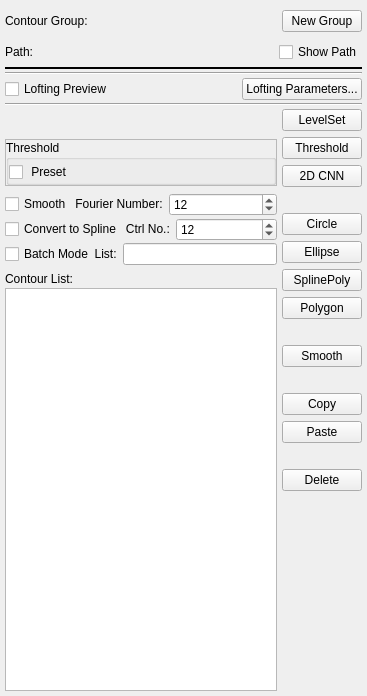
<?xml version="1.0" encoding="UTF-8"?>
<ui version="4.0">
 <class>svMLSeg2DEdit</class>
 <widget class="QWidget" name="svMLSeg2DEdit">
  <property name="geometry">
   <rect>
    <x>0</x>
    <y>0</y>
    <width>367</width>
    <height>696</height>
   </rect>
  </property>
  <property name="windowTitle">
   <string>Form</string>
  </property>
  <layout class="QVBoxLayout" name="verticalLayout">
   <property name="spacing">
    <number>0</number>
   </property>
   <property name="leftMargin">
    <number>5</number>
   </property>
   <property name="topMargin">
    <number>5</number>
   </property>
   <property name="rightMargin">
    <number>5</number>
   </property>
   <property name="bottomMargin">
    <number>0</number>
   </property>
   <item>
    <widget class="QWidget" name="widget_5" native="true">
     <layout class="QGridLayout" name="gridLayout">
      <property name="leftMargin">
       <number>0</number>
      </property>
      <property name="topMargin">
       <number>5</number>
      </property>
      <property name="rightMargin">
       <number>0</number>
      </property>
      <property name="bottomMargin">
       <number>5</number>
      </property>
      <property name="spacing">
       <number>5</number>
      </property>
      <item row="0" column="0">
       <widget class="QLabel" name="label_16">
        <property name="sizePolicy">
         <sizepolicy hsizetype="Fixed" vsizetype="Preferred">
          <horstretch>0</horstretch>
          <verstretch>0</verstretch>
         </sizepolicy>
        </property>
        <property name="text">
         <string>Contour Group:</string>
        </property>
       </widget>
      </item>
      <item row="0" column="1">
       <widget class="QLabel" name="labelGroupName">
        <property name="text">
         <string/>
        </property>
       </widget>
      </item>
      <item row="0" column="2">
       <widget class="QPushButton" name="btnNewGroup">
        <property name="sizePolicy">
         <sizepolicy hsizetype="Fixed" vsizetype="Fixed">
          <horstretch>0</horstretch>
          <verstretch>0</verstretch>
         </sizepolicy>
        </property>
        <property name="text">
         <string>New Group</string>
        </property>
       </widget>
      </item>
     </layout>
    </widget>
   </item>
   <item>
    <widget class="QWidget" name="widget_4" native="true">
     <layout class="QGridLayout" name="gridLayout_2">
      <property name="leftMargin">
       <number>0</number>
      </property>
      <property name="topMargin">
       <number>5</number>
      </property>
      <property name="rightMargin">
       <number>0</number>
      </property>
      <property name="bottomMargin">
       <number>5</number>
      </property>
      <property name="spacing">
       <number>5</number>
      </property>
      <item row="0" column="1">
       <widget class="QLabel" name="labelPathName">
        <property name="text">
         <string/>
        </property>
       </widget>
      </item>
      <item row="0" column="0">
       <widget class="QLabel" name="label_6">
        <property name="sizePolicy">
         <sizepolicy hsizetype="Fixed" vsizetype="Preferred">
          <horstretch>0</horstretch>
          <verstretch>0</verstretch>
         </sizepolicy>
        </property>
        <property name="text">
         <string>Path:</string>
        </property>
       </widget>
      </item>
      <item row="0" column="2">
       <widget class="QCheckBox" name="checkBoxShowPath">
        <property name="sizePolicy">
         <sizepolicy hsizetype="Fixed" vsizetype="Fixed">
          <horstretch>0</horstretch>
          <verstretch>0</verstretch>
         </sizepolicy>
        </property>
        <property name="text">
         <string>Show Path</string>
        </property>
       </widget>
      </item>
     </layout>
    </widget>
   </item>
   <item>
    <widget class="Line" name="line">
     <property name="frameShadow">
      <enum>QFrame::Plain</enum>
     </property>
     <property name="lineWidth">
      <number>2</number>
     </property>
     <property name="midLineWidth">
      <number>1</number>
     </property>
     <property name="orientation">
      <enum>Qt::Horizontal</enum>
     </property>
    </widget>
   </item>
   <item>
    <widget class="QWidget" name="widget_6" native="true">
     <layout class="QHBoxLayout" name="horizontalLayout_8">
      <property name="spacing">
       <number>0</number>
      </property>
      <property name="leftMargin">
       <number>0</number>
      </property>
      <property name="topMargin">
       <number>0</number>
      </property>
      <property name="rightMargin">
       <number>0</number>
      </property>
      <property name="bottomMargin">
       <number>2</number>
      </property>
      <item>
       <widget class="svResliceSlider" name="resliceSlider" native="true"/>
      </item>
     </layout>
    </widget>
   </item>
   <item>
    <widget class="Line" name="line_2">
     <property name="orientation">
      <enum>Qt::Horizontal</enum>
     </property>
    </widget>
   </item>
   <item>
    <widget class="QWidget" name="widget_7" native="true">
     <layout class="QHBoxLayout" name="horizontalLayout_9">
      <property name="spacing">
       <number>0</number>
      </property>
      <property name="leftMargin">
       <number>0</number>
      </property>
      <property name="topMargin">
       <number>3</number>
      </property>
      <property name="rightMargin">
       <number>0</number>
      </property>
      <property name="bottomMargin">
       <number>3</number>
      </property>
      <item>
       <widget class="QCheckBox" name="checkBoxLoftingPreview">
        <property name="toolTip">
         <string>Switch on to create a lofted surface from the group</string>
        </property>
        <property name="text">
         <string>Lofting Preview</string>
        </property>
       </widget>
      </item>
      <item>
       <widget class="QPushButton" name="btnLoftingOptions">
        <property name="sizePolicy">
         <sizepolicy hsizetype="Fixed" vsizetype="Fixed">
          <horstretch>0</horstretch>
          <verstretch>0</verstretch>
         </sizepolicy>
        </property>
        <property name="text">
         <string>Lofting Parameters...</string>
        </property>
       </widget>
      </item>
     </layout>
    </widget>
   </item>
   <item>
    <widget class="Line" name="line_3">
     <property name="orientation">
      <enum>Qt::Horizontal</enum>
     </property>
    </widget>
   </item>
   <item>
    <widget class="QWidget" name="widget_2" native="true">
     <layout class="QHBoxLayout" name="horizontalLayout">
      <property name="spacing">
       <number>5</number>
      </property>
      <property name="leftMargin">
       <number>0</number>
      </property>
      <property name="topMargin">
       <number>3</number>
      </property>
      <property name="rightMargin">
       <number>0</number>
      </property>
      <property name="bottomMargin">
       <number>5</number>
      </property>
      <item>
       <widget class="QWidget" name="widget" native="true">
        <layout class="QVBoxLayout" name="verticalLayout_3">
         <property name="spacing">
          <number>2</number>
         </property>
         <property name="leftMargin">
          <number>0</number>
         </property>
         <property name="topMargin">
          <number>0</number>
         </property>
         <property name="rightMargin">
          <number>0</number>
         </property>
         <property name="bottomMargin">
          <number>0</number>
         </property>
         <item>
          <widget class="QWidget" name="paramWidget" native="true">
           <layout class="QVBoxLayout" name="paramLayout">
            <property name="spacing">
             <number>30</number>
            </property>
            <property name="leftMargin">
             <number>0</number>
            </property>
            <property name="topMargin">
             <number>0</number>
            </property>
            <property name="rightMargin">
             <number>0</number>
            </property>
            <property name="bottomMargin">
             <number>0</number>
            </property>
            <item>
             <widget class="QFrame" name="lsParamWidgetContainer">
              <property name="frameShape">
               <enum>QFrame::StyledPanel</enum>
              </property>
              <property name="frameShadow">
               <enum>QFrame::Raised</enum>
              </property>
             </widget>
            </item>
            <item>
             <widget class="QFrame" name="thresholdWidgetContainer">
              <property name="frameShape">
               <enum>QFrame::StyledPanel</enum>
              </property>
              <property name="frameShadow">
               <enum>QFrame::Raised</enum>
              </property>
              <layout class="QHBoxLayout" name="horizontalLayout_7">
               <property name="spacing">
                <number>0</number>
               </property>
               <property name="leftMargin">
                <number>0</number>
               </property>
               <property name="topMargin">
                <number>0</number>
               </property>
               <property name="rightMargin">
                <number>0</number>
               </property>
               <property name="bottomMargin">
                <number>0</number>
               </property>
               <item>
                <widget class="QGroupBox" name="thresholdParamWidget">
                 <property name="title">
                  <string>Threshold</string>
                 </property>
                 <property name="flat">
                  <bool>false</bool>
                 </property>
                 <layout class="QHBoxLayout" name="horizontalLayout_2">
                  <property name="spacing">
                   <number>0</number>
                  </property>
                  <property name="leftMargin">
                   <number>0</number>
                  </property>
                  <property name="topMargin">
                   <number>2</number>
                  </property>
                  <property name="rightMargin">
                   <number>0</number>
                  </property>
                  <property name="bottomMargin">
                   <number>0</number>
                  </property>
                  <item>
                   <widget class="QCheckBox" name="checkBoxPresetThreshold">
                    <property name="toolTip">
                     <string>switch on to use a specified value to create a contour.</string>
                    </property>
                    <property name="text">
                     <string> Preset</string>
                    </property>
                   </widget>
                  </item>
                  <item>
                   <widget class="ctkSliderWidget" name="sliderThreshold" native="true">
                    <property name="enabled">
                     <bool>true</bool>
                    </property>
                    <property name="decimals" stdset="0">
                     <number>1</number>
                    </property>
                    <property name="tickInterval" stdset="0">
                     <double>0.000000000000000</double>
                    </property>
                   </widget>
                  </item>
                 </layout>
                </widget>
               </item>
              </layout>
             </widget>
            </item>
           </layout>
          </widget>
         </item>
         <item>
          <widget class="Line" name="line_4">
           <property name="lineWidth">
            <number>0</number>
           </property>
           <property name="orientation">
            <enum>Qt::Horizontal</enum>
           </property>
          </widget>
         </item>
         <item>
          <widget class="QWidget" name="smoothWidget" native="true">
           <layout class="QHBoxLayout" name="horizontalLayout_3">
            <property name="spacing">
             <number>0</number>
            </property>
            <property name="leftMargin">
             <number>0</number>
            </property>
            <property name="topMargin">
             <number>0</number>
            </property>
            <property name="rightMargin">
             <number>0</number>
            </property>
            <property name="bottomMargin">
             <number>0</number>
            </property>
            <item>
             <widget class="QCheckBox" name="checkBoxSmooth">
              <property name="toolTip">
               <string>Switch on to smooth a contour after created by levelset or threshold</string>
              </property>
              <property name="text">
               <string>Smooth   Fourier Number:</string>
              </property>
             </widget>
            </item>
            <item>
             <widget class="QSpinBox" name="spinBoxSmoothNumber">
              <property name="minimum">
               <number>5</number>
              </property>
              <property name="maximum">
               <number>20</number>
              </property>
              <property name="value">
               <number>12</number>
              </property>
             </widget>
            </item>
           </layout>
          </widget>
         </item>
         <item>
          <widget class="QWidget" name="splineWidget" native="true">
           <layout class="QHBoxLayout" name="horizontalLayout_4">
            <property name="spacing">
             <number>0</number>
            </property>
            <property name="leftMargin">
             <number>0</number>
            </property>
            <property name="topMargin">
             <number>0</number>
            </property>
            <property name="rightMargin">
             <number>0</number>
            </property>
            <property name="bottomMargin">
             <number>0</number>
            </property>
            <item>
             <widget class="QCheckBox" name="checkBoxSpline">
              <property name="toolTip">
               <string>Switch on to  converte a contour to a SplinePolygon smooth  after created by levelset or threshold</string>
              </property>
              <property name="text">
               <string>Convert to Spline   Ctrl No.:</string>
              </property>
             </widget>
            </item>
            <item>
             <widget class="QSpinBox" name="spinBoxControlNumber">
              <property name="minimum">
               <number>5</number>
              </property>
              <property name="maximum">
               <number>40</number>
              </property>
              <property name="value">
               <number>12</number>
              </property>
             </widget>
            </item>
           </layout>
          </widget>
         </item>
         <item>
          <widget class="QWidget" name="batchWidget" native="true">
           <layout class="QHBoxLayout" name="horizontalLayout_5">
            <property name="spacing">
             <number>0</number>
            </property>
            <property name="leftMargin">
             <number>0</number>
            </property>
            <property name="topMargin">
             <number>0</number>
            </property>
            <property name="rightMargin">
             <number>0</number>
            </property>
            <property name="bottomMargin">
             <number>0</number>
            </property>
            <item>
             <widget class="QCheckBox" name="checkBoxBatch">
              <property name="toolTip">
               <string>Switch on to enable batch segmentation by levelset or threshold</string>
              </property>
              <property name="text">
               <string>Batch Mode  List:</string>
              </property>
             </widget>
            </item>
            <item>
             <widget class="QLineEdit" name="lineEditBatchList"/>
            </item>
           </layout>
          </widget>
         </item>
         <item>
          <widget class="Line" name="line_5">
           <property name="lineWidth">
            <number>0</number>
           </property>
           <property name="orientation">
            <enum>Qt::Horizontal</enum>
           </property>
          </widget>
         </item>
         <item>
          <widget class="QLabel" name="label">
           <property name="text">
            <string>Contour List:</string>
           </property>
          </widget>
         </item>
         <item>
          <widget class="QListWidget" name="listWidget"/>
         </item>
        </layout>
       </widget>
      </item>
      <item>
       <widget class="QWidget" name="widget_3" native="true">
        <layout class="QVBoxLayout" name="verticalLayout_2">
         <property name="spacing">
          <number>6</number>
         </property>
         <property name="leftMargin">
          <number>0</number>
         </property>
         <property name="topMargin">
          <number>0</number>
         </property>
         <property name="rightMargin">
          <number>0</number>
         </property>
         <property name="bottomMargin">
          <number>0</number>
         </property>
         <item>
          <widget class="QPushButton" name="btnLevelSet">
           <property name="toolTip">
            <string>Click to show the levelset parameter panel.
Click again to create a contour by levelset.
(Shortcut: Ctrl+L)</string>
           </property>
           <property name="text">
            <string>LevelSet</string>
           </property>
           <property name="checkable">
            <bool>false</bool>
           </property>
          </widget>
         </item>
         <item>
          <widget class="QPushButton" name="btnThreshold">
           <property name="toolTip">
            <string>Click to show the threshold parameter panel.

Click again and the button becomes blue (active for interaction). 
Then, you need to move the cursor to a 2D view window, click and hold the left moust button, move up/down, then release to finish a contour.

If &quot;Preset&quot; on,  a contour is created with a specified threshold value, you click the button.

(Shortcut: Ctrl+T)</string>
           </property>
           <property name="text">
            <string>Threshold</string>
           </property>
          </widget>
         </item>
         <item>
          <widget class="QPushButton" name="NNPushButton">
           <property name="text">
            <string>2D CNN</string>
           </property>
          </widget>
         </item>
         <item>
          <widget class="QLabel" name="label_2">
           <property name="text">
            <string/>
           </property>
          </widget>
         </item>
         <item>
          <widget class="QPushButton" name="btnCircle">
           <property name="contextMenuPolicy">
            <enum>Qt::CustomContextMenu</enum>
           </property>
           <property name="toolTip">
            <string>Interactive method:
Click and the button becomes blue (active for interaction).
Then, you need to move the cursor to a 2D view window, click and move to create a contour.

Manual method:
Right click and manually provide center coordiantes and radius.</string>
           </property>
           <property name="text">
            <string>Circle</string>
           </property>
           <property name="checkable">
            <bool>false</bool>
           </property>
           <property name="checked">
            <bool>false</bool>
           </property>
          </widget>
         </item>
         <item>
          <widget class="QPushButton" name="btnEllipse">
           <property name="contextMenuPolicy">
            <enum>Qt::CustomContextMenu</enum>
           </property>
           <property name="toolTip">
            <string>Interactive method:
Click and the button becomes blue (active for interaction).
Then, you need to move the cursor to a 2D view window, click and move to create a contour.

Manual method:
Right click and manually provide center coordiantes and semi-axis lengths.</string>
           </property>
           <property name="text">
            <string>Ellipse</string>
           </property>
          </widget>
         </item>
         <item>
          <widget class="QPushButton" name="btnSplinePoly">
           <property name="contextMenuPolicy">
            <enum>Qt::CustomContextMenu</enum>
           </property>
           <property name="toolTip">
            <string>Interactive method:
Click and the button becomes blue (active for interaction). 
Then, you need to move the cursor to a 2D view window, click and move to add control points, double click or press &quot;F&quot; to finish.

Manual method:
Right click and manually provide coordiantes for control points.</string>
           </property>
           <property name="text">
            <string>SplinePoly</string>
           </property>
          </widget>
         </item>
         <item>
          <widget class="QPushButton" name="btnPolygon">
           <property name="contextMenuPolicy">
            <enum>Qt::CustomContextMenu</enum>
           </property>
           <property name="toolTip">
            <string>Interactive method:
Click and the button becomes blue (active for interaction). 
Then, you need to move the cursor to a 2D view window, click and move to add control points, double click or press &quot;F&quot; to finish.

Manual method:
Right click and manually provide coordiantes for control points.</string>
           </property>
           <property name="text">
            <string>Polygon</string>
           </property>
          </widget>
         </item>
         <item>
          <widget class="QLabel" name="label_3">
           <property name="text">
            <string/>
           </property>
          </widget>
         </item>
         <item>
          <widget class="QPushButton" name="btnSmooth">
           <property name="toolTip">
            <string>Smooth the selected contour using the specified Fourier number.</string>
           </property>
           <property name="text">
            <string>Smooth</string>
           </property>
          </widget>
         </item>
         <item>
          <widget class="QLabel" name="label_4">
           <property name="text">
            <string/>
           </property>
          </widget>
         </item>
         <item>
          <widget class="QPushButton" name="btnCopy">
           <property name="toolTip">
            <string>Copy the selected contour.
(Shortcut: Ctrl+C)</string>
           </property>
           <property name="text">
            <string>Copy</string>
           </property>
          </widget>
         </item>
         <item>
          <widget class="QPushButton" name="btnPaste">
           <property name="toolTip">
            <string>Paste to the current location along the path.
(Shortcut: Ctrl+V)</string>
           </property>
           <property name="text">
            <string>Paste</string>
           </property>
          </widget>
         </item>
         <item>
          <widget class="QLabel" name="label_5">
           <property name="text">
            <string/>
           </property>
          </widget>
         </item>
         <item>
          <widget class="QPushButton" name="btnDelete">
           <property name="toolTip">
            <string>Delete the selected contour.
(Shortcut: Ctrl+D)

You can also move the cursor to a 2D view and click.
Then, press key Delete to remove the shown contour.</string>
           </property>
           <property name="text">
            <string>Delete</string>
           </property>
          </widget>
         </item>
         <item>
          <spacer name="verticalSpacer">
           <property name="orientation">
            <enum>Qt::Vertical</enum>
           </property>
           <property name="sizeHint" stdset="0">
            <size>
             <width>20</width>
             <height>40</height>
            </size>
           </property>
          </spacer>
         </item>
        </layout>
        <zorder>btnCircle</zorder>
        <zorder>btnLevelSet</zorder>
        <zorder>btnEllipse</zorder>
        <zorder>btnPolygon</zorder>
        <zorder>btnSplinePoly</zorder>
        <zorder>btnDelete</zorder>
        <zorder>btnThreshold</zorder>
        <zorder>btnSmooth</zorder>
        <zorder>btnCopy</zorder>
        <zorder>btnPaste</zorder>
        <zorder>label_2</zorder>
        <zorder>label_3</zorder>
        <zorder>label_4</zorder>
        <zorder>label_5</zorder>
        <zorder>NNPushButton</zorder>
       </widget>
      </item>
     </layout>
    </widget>
   </item>
  </layout>
 </widget>
 <customwidgets>
  <customwidget>
   <class>svResliceSlider</class>
   <extends>QWidget</extends>
   <header location="global">svResliceSlider.h</header>
   <container>1</container>
  </customwidget>
  <customwidget>
   <class>ctkSliderWidget</class>
   <extends>QWidget</extends>
   <header>ctkSliderWidget.h</header>
  </customwidget>
 </customwidgets>
 <resources/>
 <connections/>
</ui>
